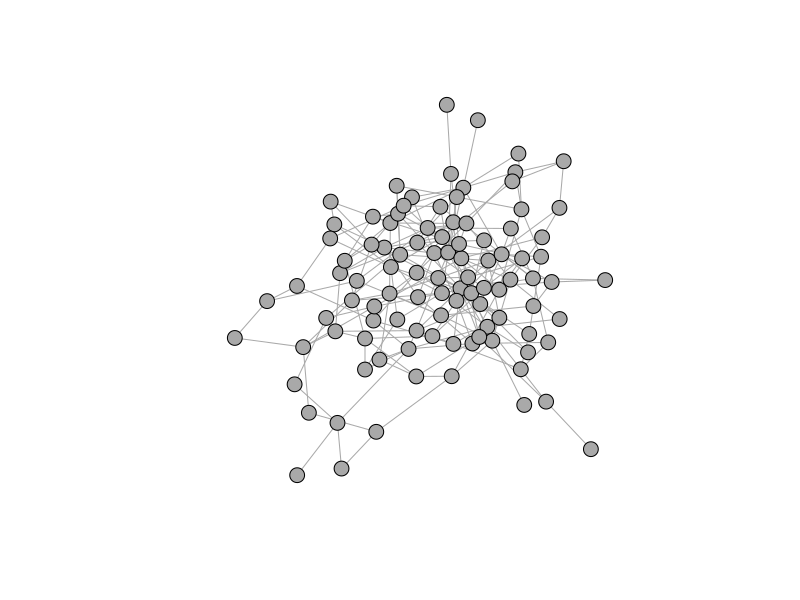
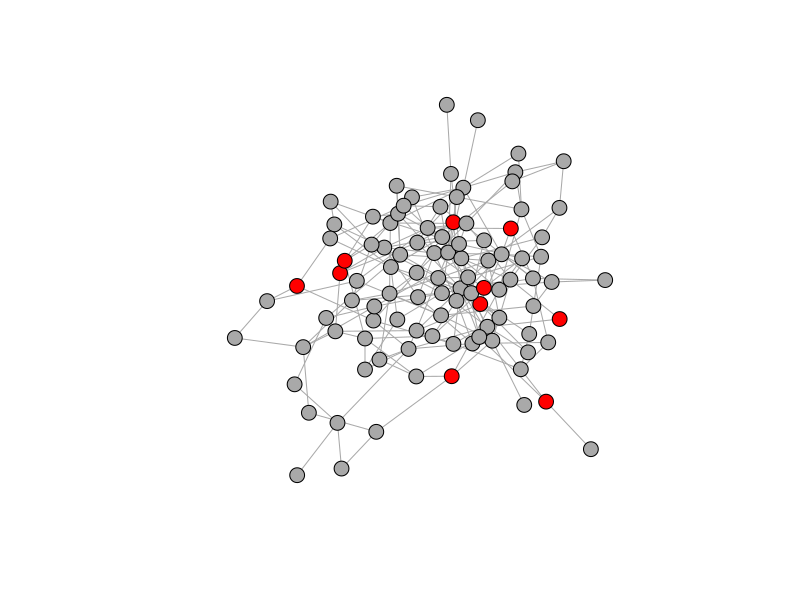
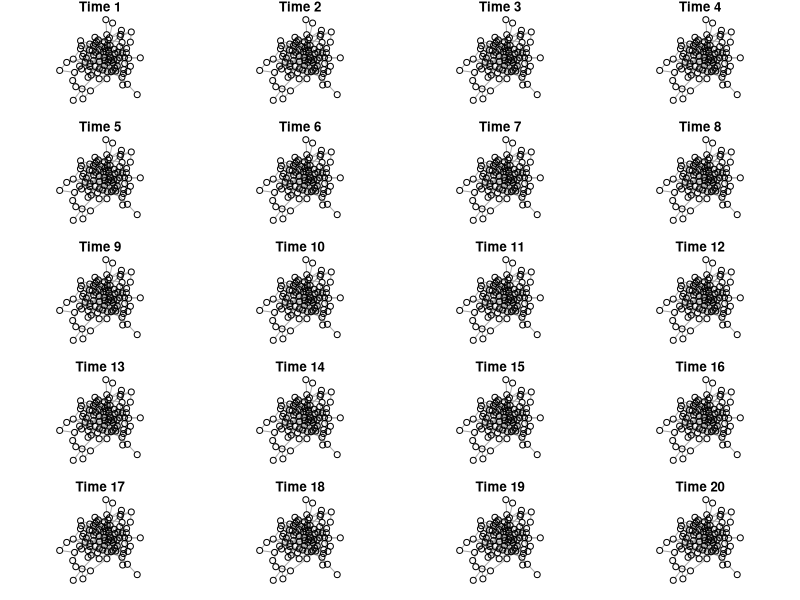
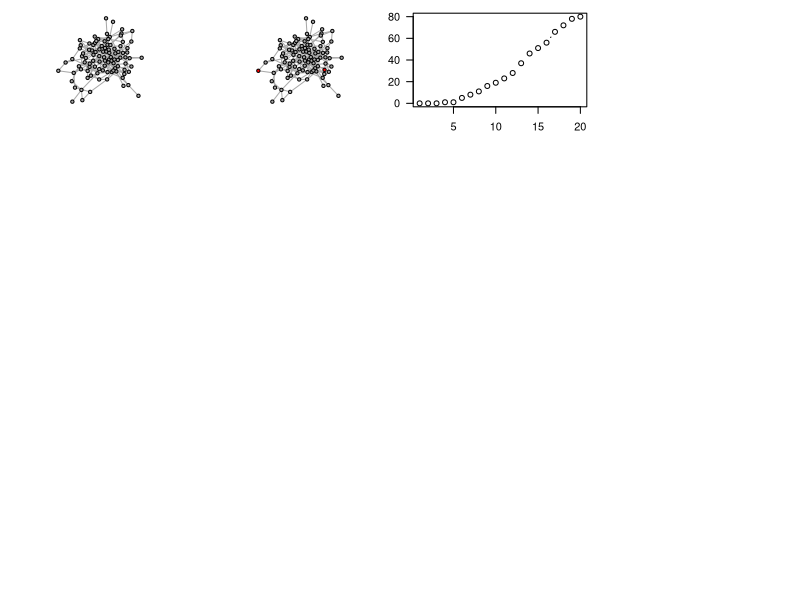
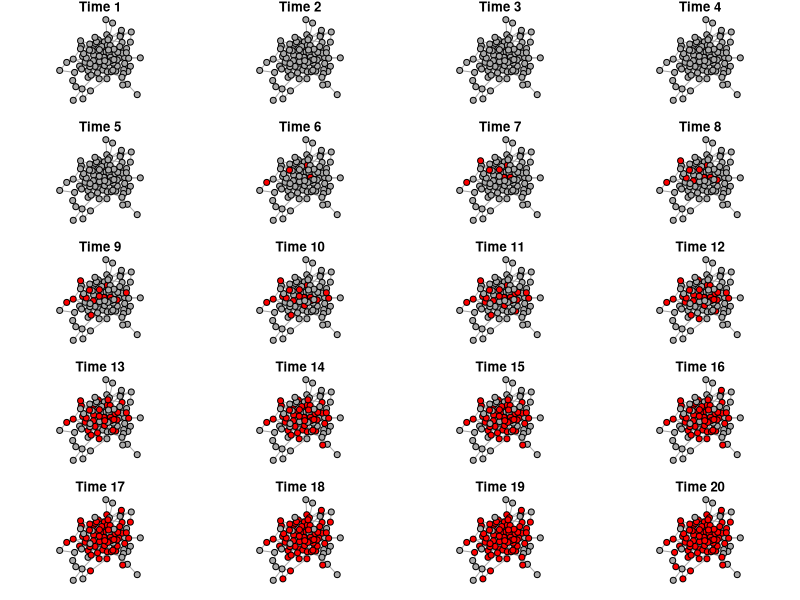

The R script that drew these images, in order:
## ---- chunk 1
library(knitr)
knitr::opts_chunk$set(fig.width=5, fig.height=4.5, message=F) 
set.seed(2)
## ---- chunk 2
library(igraph)
## ---- chunk 3
set.seed(4)
n=100
g=erdos.renyi.game(n, p=0.05)
V(g)$status=0 #the 'innovation adoption status' for each individual. All initially 0.
## ---- chunk 4
l=layout_with_fr(g)
plot(g, vertex.label="", vertex.size=8, vertex.color="darkgray", layout=l)
## ---- chunk 5
x=0.1
## ---- chunk 6
adopt=sample(c(1,0),n, prob=c(x, 1-x), replace=T) #based on the probabilities, flip a coin and determine if the individual adopted or not.

V(g)$status[which(adopt==1)]=1 #change status of new adopters adopt.list[[j]]=which(adopters==1) #save the identities of adopters for that time step

plot(g, vertex.label="", vertex.color=c("darkgray", "red")[V(g)$status+1], vertex.size=8, layout=l)
## ---- chunk 7
t=20
adopt.list=list(0) #empty list t=20
g.time=list()
for(j in 1:t){
  adopt=sample(c(1,0), n, prob=c(x, 1-x), replace=T) #coin flip
  V(g)$status[which(adopt==1)]=1
  g.time[[j]]=g
}
## ---- chunk 8
sapply(g.time, function(x) V(x)$status) 
## ---- chunk 9
layout(matrix(1:20, byrow=T, nrow=5))
par(mar=c(1,1,1,1))
for(i in 1:t){
  v.col=c("darkgray", "red")[V(g.time[[i]])$status+1]
  plot(g.time[[i]], vertex.label="", vertex.color=c("darkgray", "red")[v.col], layout=l, main=paste("Time",i))
}
## ---- chunk 10
library(igraph)
set.seed(4)
n=100
g=erdos.renyi.game(n, p=0.05) #create a Erdos-Renyi Random Graph with uniform edge probability = 0.1
plot(g, vertex.label="", vertex.size=8, vertex.color="darkgray", layout=l)
## ---- chunk 11
V(g)$state=0 # Create a vertex attribute for adoption status. 1 if the node has adopted the innovation. 0 if not.
seed=sample(V(g),2) #select 2 innovators
V(g)$state[seed]=1 #These 'seed' individuals get a status of 1 at the beginning.
plot(g, vertex.label="", vertex.size=8, vertex.color=c("darkgray", "red")[V(g)$state+1], layout=l)
## ---- chunk 12
s = 0.1
## ---- chunk 13
t=20 #time steps to run the simulation
adopt.list=list(0) #empty list 

for (j in 1:t){
nei.adopt=sapply(V(g), function(x) sum(V(g)$state[neighbors(g,x)]))
p=(1-exp(-s*nei.adopt))*abs(V(g)$state-1) #here, we multiply the probabilities by 0 if node is already adopted, and 1 if not yet adopted
adopters=sapply(p, function(x) sample(c(1,0), 1, prob=c(x, 1-x)))
V(g)$state[which(adopters==1)]=1
adopt.list[[j]]=which(adopters==1)
}
## ---- chunk 14
n.adopt.social=sapply(adopt.list, length) #for each time step, count the number of adopters.
cumulative.social=cumsum(n.adopt.social)
plot(cumulative.social, type="b", las=1, ylab="Cumulative number of nodes adopted", xlab="Time")
## ---- chunk 15
adopt.list
adopt.cumulative=list()
for(i in 1:t){
  adopt.cumulative[[i]]=unlist(adopt.list[1:i])
}

## ---- chunk 16
layout(matrix(1:20, byrow=T, nrow=5))
par(mar=c(1,1,1,1))
for(i in 1:t){
  v.col=1:n %in% adopt.cumulative[[i]]+1
  plot(g, vertex.label="", vertex.color=c("darkgray", "red")[v.col], layout=l, main=paste("Time",i))
}
